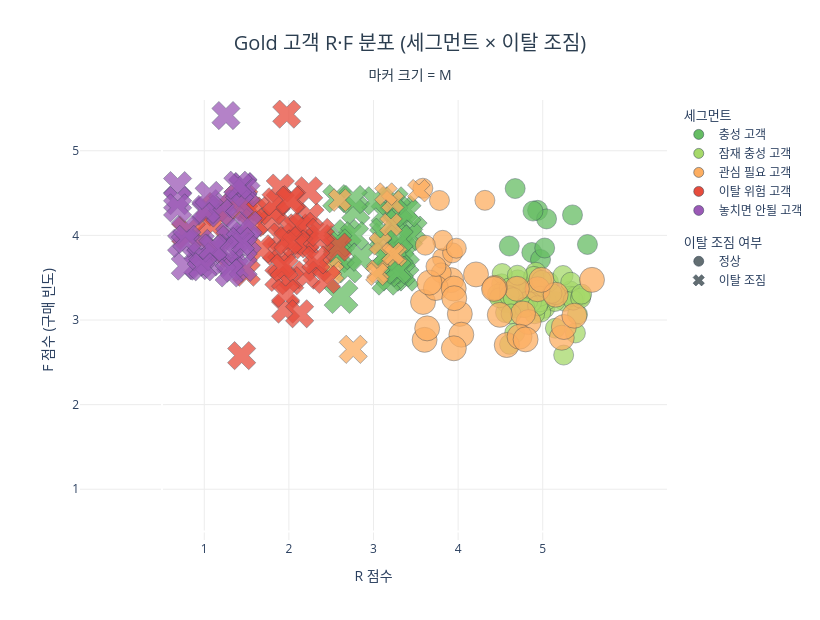

The cell this chart's notebook holds for it:
### Code cell
fig = go.Figure()

seg_list = ['충성 고객', '잠재 충성 고객', '관심 필요 고객', '이탈 위험 고객', '놓치면 안될 고객']
symbol_map = {False: 'circle', True: 'x'}

# 데이터 트레이스 (legend 미표시)
for seg in seg_list:
    for is_churn in [False, True]:
        sub = h5_plot[(h5_plot['세그먼트'] == seg) & (h5_plot['이탈조짐'] == is_churn)]
        if len(sub) == 0:
            continue
        fig.add_trace(go.Scatter(
            x=sub['R_scale'],
            y=sub['F_scale'],
            mode='markers',
            name=seg,
            showlegend=False,
            marker=dict(
                color=seg_color_gold[seg],
                symbol=symbol_map[is_churn],
                size=sub['M'] * 5 + 5,
                opacity=0.75,
                line=dict(color='#2c3e50', width=0.5)
            )
        ))

# 세그먼트 legend
for seg in seg_list:
    fig.add_trace(go.Scatter(
        x=[None], y=[None],
        mode='markers',
        name=seg,
        legendgroup='세그먼트',
        legendgrouptitle=dict(text='세그먼트'),
        marker=dict(
            color=seg_color_gold[seg],
            symbol='circle',
            size=10,
            line=dict(color='#2c3e50', width=0.5)
        )
    ))

# 이탈조짐 legend
for is_churn, symbol, label in [(False, 'circle', '정상'), (True, 'x', '이탈 조짐')]:
    fig.add_trace(go.Scatter(
        x=[None], y=[None],
        mode='markers',
        name=label,
        legendgroup='이탈조짐',
        legendgrouptitle=dict(text='이탈 조짐 여부'),
        marker=dict(
            color='#636e72',
            symbol=symbol,
            size=10,
            line=dict(color='#2c3e50', width=0.5)
        )
    ))

fig.update_layout(
    title=dict(
        text='Gold 고객 R·F 분포 (세그먼트 × 이탈 조짐)<br><sub>마커 크기 = M</sub>',
        font=dict(size=20, color='#2c3e50'),
        x=0.5,
        xanchor='center'
    ),
    xaxis=dict(
        title='R 점수',
        gridcolor='#ececec',
        tickvals=[0.5, 1.5, 2.5, 3.5, 4.5],
        ticktext=['1', '2', '3', '4', '5'],
        range=[-0.1, 5.1]
    ),
    yaxis=dict(
        title='F 점수 (구매 빈도)',
        gridcolor='#ececec',
        tickvals=[0.5, 1.5, 2.5, 3.5, 4.5],
        ticktext=['1', '2', '3', '4', '5'],
        scaleanchor='x',
        scaleratio=1,
        range=[-0.1, 5.1]
    ),
    plot_bgcolor='white',
    width=820,
    height=620,
    legend=dict(
        x=1.02, y=1,
        xanchor='left', yanchor='top',
        tracegroupgap=12
    )
)
fig.show()

### Figure 1 — Plotly figure (JSON) as saved in the notebook; plotly's stock layout.template omitted (floating-point values rounded to 4 significant figures)
{"data": [{"marker": {"color": "#66bd63", "line": {"color": "#2c3e50", "width": 0.5}, "opacity": 0.75, "size": [20, 20, 20, 20, 20, 20, 20, 20, 20, 20], "symbol": "circle"}, "mode": "markers", "name": "충성 고객", "showlegend": false, "type": "scatter", "x": [4.371, 4.474, 4.852, 4.439, 4.546, 4.385, 4.523, 4.105, 5.028, 4.174], "y": [3.298, 3.215, 3.742, 3.796, 3.695, 3.788, 3.351, 3.374, 3.393, 4.054]}, {"marker": {"color": "#66bd63", "line": {"color": "#2c3e50", "width": 0.5}, "opacity": 0.75, "size": [30, 25, 25, 25, 25, 25, 25, 25, 25, 25, 30, 25, 25, 25, 25, 25, 25, 25, 25, 25, 25, 25, 25, 25, 25, 25, 25, 25, 25, 25, 25, 25, 25, 25, 25, 25], "symbol": "x"}, "mode": "markers", "name": "충성 고객", "showlegend": false, "type": "scatter", "x": [2.116, 2.073, 2.196, 2.083, 2.812, 2.189, 2.291, 2.276, 2.107, 2.638, 2.724, 2.872, 2.649, 2.855, 2.079, 2.712, 2.967, 2.649, 2.62, 2.354, 2.776, 2.877, 2.742, 2.829, 2.618, 2.797, 2.066, 2.915, 2.895, 2.528, 2.791, 2.805, 2.258, 2.633, 2.803, 2.778], "y": [2.776, 3.224, 3.105, 3.45, 3.367, 3.521, 3.792, 3.495, 3.26, 3.758, 3.042, 3.007, 3.272, 3.806, 3.411, 3.091, 3.562, 2.96, 3.478, 3.241, 3.801, 3.295, 3.908, 3.06, 3.538, 3.638, 3.934, 3.487, 3.767, 3.909, 3.282, 3.1, 3.924, 3.252, 3.457, 3.09]}, {"marker": {"color": "#a6d96a", "line": {"color": "#2c3e50", "width": 0.5}, "opacity": 0.75, "size": [20, 20, 20, 20, 20, 20, 20, 20, 20, 20, 20, 20, 20, 20, 20, 20, 20, 20, 20, 20, 20, 20, 20, 20, 20, 20, 20, 20, 20, 20, 20, 20, 20, 20, 20, 20, 20, 20, 20, 20, 20, 20, 20, 20, 20, 20, 20, 20, 20, 20, 20, 20, 20, 20, 20, 20, 20, 20, 20, 20, 20, 20, 20, 20, 20], "symbol": "circle"}, "mode": "markers", "name": "잠재 충성 고객", "showlegend": false, "type": "scatter", "x": [4.524, 4.758, 4.215, 4.458, 4.395, 4.29, 4.015, 4.07, 4.002, 4.826, 4.844, 4.439, 4.169, 4.82, 4.038, 4.203, 4.274, 4.42, 4.644, 4.541, 4.387, 4.138, 4.88, 4.91, 4.406, 4.108, 4.651, 4.567, 4.477, 4.389, 4.74, 4.205, 4.416, 4.4, 4.886, 4.295, 4.393, 4.06, 4.378, 4.405, 4.95, 4.021, 4.65, 4.86, 4.747, 4.461, 3.965, 3.988, 4.425, 4.486, 4.831, 4.468, 4.368, 4.106, 4.193, 4.106, 4.323, 4.151, 4.2, 4.287, 4.126, 4.947, 4.439, 4.609, 4.96], "y": [2.639, 2.722, 2.777, 2.881, 2.814, 2.887, 2.927, 2.706, 2.798, 2.842, 2.777, 2.743, 2.347, 2.782, 2.85, 2.641, 2.649, 3.064, 2.719, 2.732, 2.848, 2.744, 2.776, 2.566, 2.663, 2.212, 2.8, 2.949, 2.593, 2.881, 3.026, 2.974, 2.814, 2.86, 2.347, 2.818, 3.016, 2.587, 2.815, 2.574, 2.783, 3.049, 2.403, 2.734, 2.086, 2.714, 2.805, 2.763, 2.851, 2.97, 2.946, 2.781, 2.711, 2.878, 2.886, 2.787, 2.721, 2.765, 3.029, 2.648, 2.572, 2.759, 2.67, 2.814, 2.806]}, {"marker": {"color": "#fdae61", "line": {"color": "#2c3e50", "width": 0.5}, "opacity": 0.75, "size": [25, 25, 25, 20, 25, 25, 25, 20, 25, 25, 25, 25, 25, 20, 20, 25, 25, 25, 25, 25, 25, 25, 25, 25, 25, 20, 20, 20, 25, 25, 25, 25, 20, 20, 25, 20, 25, 25], "symbol": "circle"}, "mode": "markers", "name": "관심 필요 고객", "showlegend": false, "type": "scatter", "x": [4.725, 4.332, 3.104, 3.315, 3.085, 3.712, 3.417, 3.817, 4.267, 4.75, 3.52, 4.439, 4.195, 3.083, 3.301, 4.074, 3.237, 3.933, 4.226, 3.134, 3.538, 4.874, 3.161, 3.45, 3.448, 3.238, 3.434, 3.28, 4.298, 3.924, 4.653, 3.993, 3.318, 3.479, 4.483, 3.113, 3.454, 5.082], "y": [2.29, 2.475, 2.265, 3.229, 2.713, 3.039, 2.971, 3.914, 2.576, 2.417, 2.572, 2.864, 2.869, 4.057, 3.057, 2.204, 2.878, 2.88, 2.303, 2.401, 2.326, 2.551, 2.941, 2.166, 2.872, 3.133, 3.293, 3.913, 2.271, 2.867, 2.799, 2.561, 3.442, 3.349, 2.974, 3.384, 2.758, 2.974]}, {"marker": {"color": "#fdae61", "line": {"color": "#2c3e50", "width": 0.5}, "opacity": 0.75, "size": [20, 20, 20, 20, 20, 20, 20, 20, 20, 20, 20, 25, 20], "symbol": "x"}, "mode": "markers", "name": "관심 필요 고객", "showlegend": false, "type": "scatter", "x": [2.101, 2.727, 3.036, 2.581, 1.993, 2.553, 2.706, 2.762, 2.647, 2.018, 2.73, 2.261, 2.541], "y": [3.917, 3.896, 4.028, 3.402, 3.112, 3.076, 3.627, 3.267, 3.988, 3.06, 3.283, 2.153, 3.042]}, {"marker": {"color": "#e74c3c", "line": {"color": "#2c3e50", "width": 0.5}, "opacity": 0.75, "size": [25, 25, 25, 25, 25, 25, 25, 25, 25, 25, 25, 25, 25, 25, 25, 30, 25, 25, 25, 25, 25, 30, 30, 25, 25, 25, 25, 25, 25, 25, 25, 25, 25, 25, 25, 25, 25, 30, 25, 25, 25, 25, 25, 25], "symbol": "x"}, "mode": "markers", "name": "이탈 위험 고객", "showlegend": false, "type": "scatter", "x": [1.611, 1.832, 1.691, 1.279, 1.749, 1.412, 1.353, 1.382, 1.519, 0.9968, 1.687, 1.706, 0.9676, 0.9419, 1.734, 0.6685, 1.51, 0.904, 1.667, 0.9968, 1.398, 0.5987, 0.6285, 2.074, 1.063, 1.299, 1.349, 1.461, 1.084, 1.475, 1.868, 1.532, 1.415, 1.944, 1.87, 1.586, 1.17, 0.3147, 1.514, 1.443, 1.49, 1.461, 1.819, 1.627], "y": [3.589, 3.121, 3.438, 3.671, 3.715, 3.48, 3.317, 3.003, 3.603, 3.065, 3.389, 3.031, 3.931, 2.079, 4.027, 3.809, 2.965, 3.932, 3.607, 3.835, 4.059, 3.653, 3.317, 3.362, 3.788, 3.793, 3.897, 2.629, 3.651, 4.932, 3.462, 3.922, 3.16, 2.979, 3.536, 3.399, 3.342, 3.531, 3.915, 3.117, 3.439, 2.816, 3.209, 2.574]}, {"marker": {"color": "#9b59b6", "line": {"color": "#2c3e50", "width": 0.5}, "opacity": 0.75, "size": [25, 25, 25, 25, 25, 25, 25, 25, 25, 25, 25, 25, 25, 25, 25, 25, 25, 25, 25, 25, 25, 25, 25, 25, 25, 25, 25, 25, 25, 25, 25, 25, 25, 25, 25, 25, 25], "symbol": "x"}, "mode": "markers", "name": "놓치면 안될 고객", "showlegend": false, "type": "scatter", "x": [1.008, 0.8006, 0.8103, 0.5207, 0.7187, 0.8075, 0.691, 0.8554, 0.9559, 0.9276, 1.019, 0.4232, 0.9598, 0.96, 0.4526, 0.5202, 0.2757, 0.2319, 0.9261, 0.9563, 0.5527, 0.1847, 0.6261, 0.1852, 0.7407, 0.7562, 0.4641, 0.5577, 0.2768, 0.5997, 0.1849, 0.4829, 0.9933, 0.7947, 0.9178, 0.8968, 0.2937], "y": [3.431, 3.489, 3.178, 3.786, 3.874, 3.449, 3.764, 3.113, 4.069, 3.535, 3.618, 3.143, 3.123, 3.366, 3.405, 3.806, 3.137, 3.409, 3.428, 4.078, 3.186, 4.088, 3.343, 3.91, 3.333, 4.916, 3.246, 3.973, 3.564, 3.351, 3.825, 3.129, 4.004, 3.056, 3.866, 4.092, 3.453]}, {"legendgroup": "세그먼트", "legendgrouptitle": {"text": "세그먼트"}, "marker": {"color": "#66bd63", "line": {"color": "#2c3e50", "width": 0.5}, "size": 10, "symbol": "circle"}, "mode": "markers", "name": "충성 고객", "type": "scatter", "x": [null], "y": [null]}, {"legendgroup": "세그먼트", "legendgrouptitle": {"text": "세그먼트"}, "marker": {"color": "#a6d96a", "line": {"color": "#2c3e50", "width": 0.5}, "size": 10, "symbol": "circle"}, "mode": "markers", "name": "잠재 충성 고객", "type": "scatter", "x": [null], "y": [null]}, {"legendgroup": "세그먼트", "legendgrouptitle": {"text": "세그먼트"}, "marker": {"color": "#fdae61", "line": {"color": "#2c3e50", "width": 0.5}, "size": 10, "symbol": "circle"}, "mode": "markers", "name": "관심 필요 고객", "type": "scatter", "x": [null], "y": [null]}, {"legendgroup": "세그먼트", "legendgrouptitle": {"text": "세그먼트"}, "marker": {"color": "#e74c3c", "line": {"color": "#2c3e50", "width": 0.5}, "size": 10, "symbol": "circle"}, "mode": "markers", "name": "이탈 위험 고객", "type": "scatter", "x": [null], "y": [null]}, {"legendgroup": "세그먼트", "legendgrouptitle": {"text": "세그먼트"}, "marker": {"color": "#9b59b6", "line": {"color": "#2c3e50", "width": 0.5}, "size": 10, "symbol": "circle"}, "mode": "markers", "name": "놓치면 안될 고객", "type": "scatter", "x": [null], "y": [null]}, {"legendgroup": "이탈조짐", "legendgrouptitle": {"text": "이탈 조짐 여부"}, "marker": {"color": "#636e72", "line": {"color": "#2c3e50", "width": 0.5}, "size": 10, "symbol": "circle"}, "mode": "markers", "name": "정상", "type": "scatter", "x": [null], "y": [null]}, {"legendgroup": "이탈조짐", "legendgrouptitle": {"text": "이탈 조짐 여부"}, "marker": {"color": "#636e72", "line": {"color": "#2c3e50", "width": 0.5}, "size": 10, "symbol": "x"}, "mode": "markers", "name": "이탈 조짐", "type": "scatter", "x": [null], "y": [null]}], "layout": {"height": 620, "legend": {"tracegroupgap": 12, "x": 1.02, "xanchor": "left", "y": 1, "yanchor": "top"}, "plot_bgcolor": "white", "title": {"font": {"color": "#2c3e50", "size": 20}, "text": "Gold 고객 R·F 분포 (세그먼트 × 이탈 조짐)<br><sub>마커 크기 = M</sub>", "x": 0.5, "xanchor": "center"}, "width": 820, "xaxis": {"gridcolor": "#ececec", "range": [-0.1, 5.1], "ticktext": ["1", "2", "3", "4", "5"], "tickvals": [0.5, 1.5, 2.5, 3.5, 4.5], "title": {"text": "R 점수"}}, "yaxis": {"gridcolor": "#ececec", "range": [-0.1, 5.1], "scaleanchor": "x", "scaleratio": 1, "ticktext": ["1", "2", "3", "4", "5"], "tickvals": [0.5, 1.5, 2.5, 3.5, 4.5], "title": {"text": "F 점수 (구매 빈도)"}}}}
